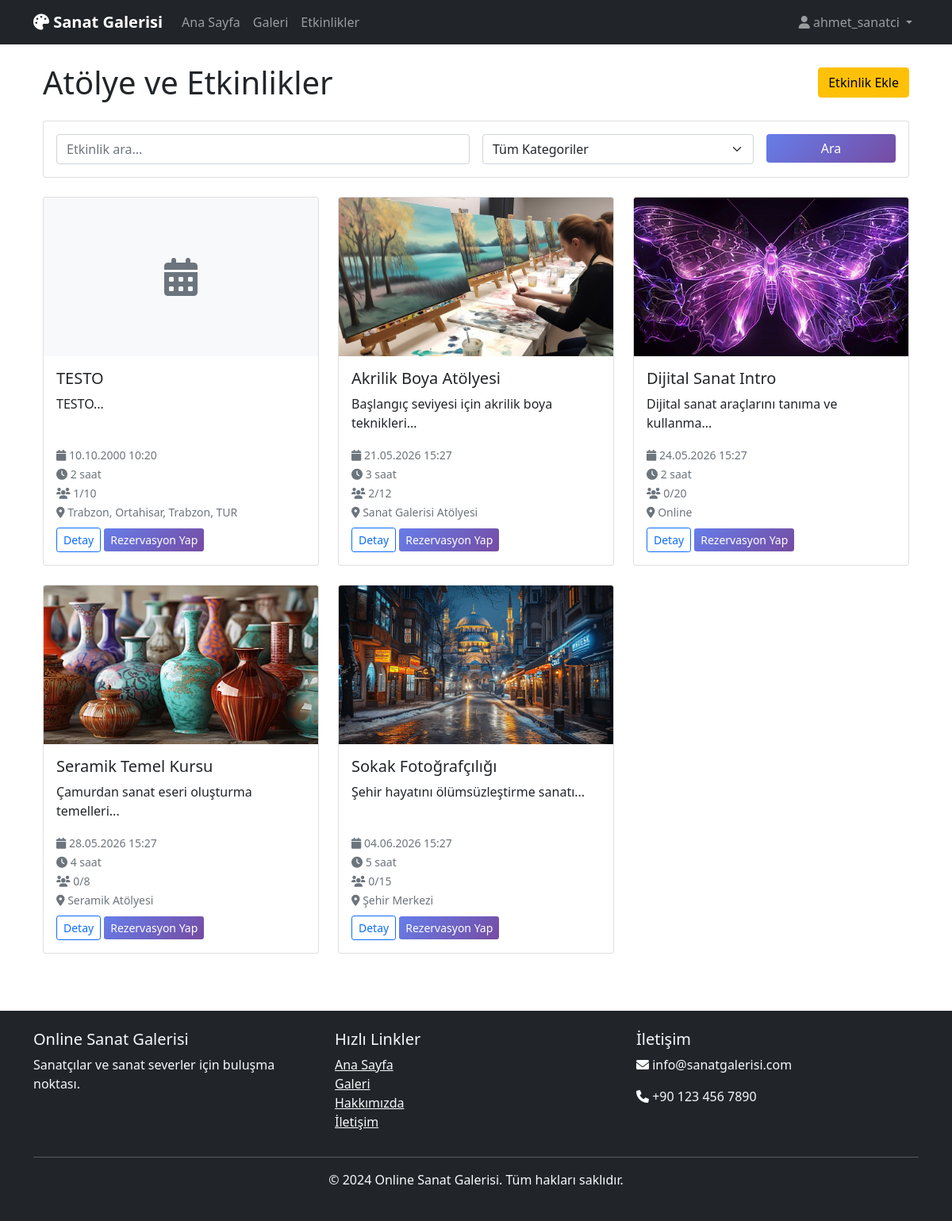
Screenshot of /events (signed in) with the database file from the repository.
### backend/app.py (models this page shows, shortened)
class User(UserMixin, db.Model):
    __tablename__ = 'users'
    id = db.Column(db.Integer, primary_key=True)
    username = db.Column(db.String(80), unique=True, nullable=False)
    email = db.Column(db.String(120), unique=True, nullable=False)
    password_hash = db.Column(db.String(255), nullable=False)
    user_type = db.Column(db.String(20), default='collector')  # artist, collector, admin
    profile_image = db.Column(db.String(255))
    bio = db.Column(db.Text)
    created_at = db.Column(db.DateTime, default=datetime.utcnow)
    updated_at = db.Column(db.DateTime, default=datetime.utcnow, onupdate=datetime.utcnow)
    artworks = db.relationship('Artwork', backref='artist', lazy=True)
    orders = db.relationship('Order', backref='user', lazy=True)

class Event(db.Model):
    __tablename__ = 'events'
    id = db.Column(db.Integer, primary_key=True)
    title = db.Column(db.String(200), nullable=False)
    description = db.Column(db.Text, nullable=False)
    image_url = db.Column(db.String(255))
    instructor_id = db.Column(db.Integer, db.ForeignKey('users.id'), nullable=False)
    category_id = db.Column(db.Integer, db.ForeignKey('categories.id'), nullable=False)
    event_date = db.Column(db.DateTime, nullable=False)
    duration_hours = db.Column(db.Integer, default=2)
    max_participants = db.Column(db.Integer, nullable=False)
    current_participants = db.Column(db.Integer, default=0)
    price = db.Column(db.Integer, nullable=False)
    location = db.Column(db.String(255))
    status = db.Column(db.String(20), default='active')  # active, cancelled, completed
    created_at = db.Column(db.DateTime, default=datetime.utcnow)
    updated_at = db.Column(db.DateTime, default=datetime.utcnow, onupdate=datetime.utcnow)
    instructor = db.relationship('User', backref='instructed_events')
    category = db.relationship('Category', backref='events')
    reservations = db.relationship('Reservation', backref='event', lazy=True)
    comments = db.relationship('EventComment', backref='event', lazy=True)

### backend/app.py (the view, shortened to what this page needs)
@app.route('/events')
def events():
    page = request.args.get('page', 1, type=int)
    category_id = request.args.get('category', type=int)
    search = request.args.get('search', '')
    query = Event.query.filter_by(status='active')
    if category_id:
        query = query.filter_by(category_id=category_id)
    events = query.order_by(Event.event_date.asc()).paginate(
        page=page, per_page=12, error_out=False
    )
    categories = Category.query.all()
    return render_template('events.html', events=events, categories=categories,
                         selected_category=category_id, search=search)

### backend/app.py (called while the page is built)
@login_manager.user_loader
def load_user(user_id):
    return User.query.get(int(user_id))

### frontend/templates/events.html (shortened to what this page needs)
{% extends "base.html" %}
{% block content %}
<div class="container mt-4">
    <div class="row">
        <div class="col-12">
            <div class="d-flex justify-content-between align-items-center mb-4">
                <h1 class="mb-0">Atölye ve Etkinlikler</h1>
                {% if current_user.is_authenticated and current_user.user_type == 'artist' %}
                <a href="{{ url_for('add_event') }}" class="btn btn-warning">Etkinlik Ekle</a>
                {% endif %}
            </div>
            <div class="card mb-4">
                <div class="card-body">
                    <form method="GET" class="row g-3">
                        <div class="col-md-6">
                            <input type="text" name="search" class="form-control"
                                   placeholder="Etkinlik ara..." value="{{ search }}">
                        </div>
                        <div class="col-md-4">
                            <select name="category" class="form-select">
                                <option value="">Tüm Kategoriler</option>
                            </select>
                        </div>
                        <div class="col-md-2">
                            <button type="submit" class="btn btn-primary w-100">Ara</button>
                        </div>
                    </form>
                </div>
            </div>
            <div class="row">
                {% for event in events.items %}
                <div class="col-lg-4 col-md-6 mb-4">
                    <div class="card h-100">
                        {% if event.image_url %}
                        <img src="{{ url_for('static', filename='images/workshops/' + event.image_url) }}"
                             class="card-img-top" alt="{{ event.title }}" style="height: 200px; object-fit: cover;">
                        {% else %}
                        <div class="card-img-top bg-light d-flex align-items-center justify-content-center"
                             style="height: 200px;">
                            <i class="fas fa-calendar-alt fa-3x text-muted"></i>
                        </div>
                        {% endif %}
                        <div class="card-body d-flex flex-column">
                            <h5 class="card-title">{{ event.title }}</h5>
                            <p class="card-text">{{ event.description[:100] }}...</p>
                            <div class="mt-auto">
                                <div class="mb-2">
                                    <small class="text-muted">
                                        <i class="fas fa-calendar"></i> {{ event.event_date.strftime('%d.%m.%Y %H:%M') }}
                                    </small><br>
                                    <small class="text-muted">
                                        <i class="fas fa-clock"></i> {{ event.duration_hours }} saat
                                    </small><br>
                                    <small class="text-muted">
                                        <i class="fas fa-users"></i> {{ event.current_participants }}/{{ event.max_participants }}
                                    </small><br>
                                    <small class="text-muted">
                                        <i class="fas fa-map-marker-alt"></i> {{ event.location }}
                                    </small>
                                </div>
                                <div class="d-flex justify-content-between align-items-center">
                                    <div>
                                        <a href="{{ url_for('event_detail', id=event.id) }}"
                                           class="btn btn-outline-primary btn-sm">Detay</a>
                                        {% if current_user.is_authenticated %}
                                        <a href="{{ url_for('reserve_event', event_id=event.id) }}"
                                           class="btn btn-primary btn-sm">Rezervasyon Yap</a>
                                        {% endif %}
                                    </div>
                                </div>
                            </div>
                        </div>
                    </div>
                </div>
                {% endfor %}
            </div>
        </div>
    </div>
</div>
{% endblock %}

### frontend/templates/base.html (shortened to what this page needs)
<!DOCTYPE html>
<html lang="tr">
<head>
    <link href="https://cdn.jsdelivr.net/npm/bootstrap@5.1.3/dist/css/bootstrap.min.css" rel="stylesheet">
    <link href="https://cdnjs.cloudflare.com/ajax/libs/font-awesome/6.0.0/css/all.min.css" rel="stylesheet">
    <link href="{{ url_for('static', filename='css/style.css') }}" rel="stylesheet">
</head>
<body>
    <nav class="navbar navbar-expand-lg navbar-dark bg-dark">
        <div class="container">
            <a class="navbar-brand" href="{{ url_for('index') }}">
                <i class="fas fa-palette"></i> Sanat Galerisi
            </a>
            <div class="collapse navbar-collapse" id="navbarNav">
                <ul class="navbar-nav me-auto">
                    <li class="nav-item">
                        <a class="nav-link" href="{{ url_for('index') }}">Ana Sayfa</a>
                    </li>
                    <li class="nav-item">
                        <a class="nav-link" href="{{ url_for('gallery') }}">Galeri</a>
                    </li>
                    <li class="nav-item">
                        <a class="nav-link" href="{{ url_for('events') }}">Etkinlikler</a>
                    </li>
                </ul>
                <ul class="navbar-nav">
                    {% if current_user.is_authenticated %}
                        <li class="nav-item dropdown">
                            <a class="nav-link dropdown-toggle" href="#" id="navbarDropdown" role="button" data-bs-toggle="dropdown">
                                <i class="fas fa-user"></i> {{ current_user.username }}
                            </a>
                        </li>
                    {% endif %}
                </ul>
            </div>
        </div>
    </nav>
    <main class="container mt-4">
        {% block content %}{% endblock %}
    </main>
    <footer class="bg-dark text-light mt-5 py-4">
        <div class="container">
            <div class="row">
                <div class="col-md-4">
                    <h5>Online Sanat Galerisi</h5>
                    <p>Sanatçılar ve sanat severler için buluşma noktası.</p>
                </div>
                <div class="col-md-4">
                    <h5>Hızlı Linkler</h5>
                    <ul class="list-unstyled">
                        <li><a href="{{ url_for('index') }}" class="text-light">Ana Sayfa</a></li>
                        <li><a href="{{ url_for('gallery') }}" class="text-light">Galeri</a></li>
                        <li><a href="#" class="text-light">Hakkımızda</a></li>
                        <li><a href="#" class="text-light">İletişim</a></li>
                    </ul>
                </div>
                <div class="col-md-4">
                    <h5>İletişim</h5>
                    <p><i class="fas fa-envelope"></i> info@sanatgalerisi.com</p>
                    <p><i class="fas fa-phone"></i> +90 123 456 7890</p>
                </div>
            </div>
            <hr class="bg-light">
            <div class="text-center">
                <p>&copy; 2024 Online Sanat Galerisi. Tüm hakları saklıdır.</p>
            </div>
        </div>
    </footer>
</body>
</html>

### frontend/static/css/style.css (style rules this page uses)
.card { transition: transform 0.2s ease-in-out, box-shadow 0.2s ease-in-out; }
.navbar-brand { font-weight: bold; }
.btn-primary { background: linear-gradient(135deg, #667eea 0%, #764ba2 100%); border: none; }
.navbar-dark .navbar-nav .nav-link { transition: color 0.3s ease; }
footer { margin-top: auto; }
html { scroll-behavior: smooth; }

### rows the page displays
User: username "ahmet_sanatci"
Event: title "TESTO", description "TESTO", event_date "10.10.2000 10:20", duration_hours "2", current_participants "1", max_participants "10", location "Trabzon, Ortahisar, Trabzon, TUR"
Event: image_url (picture), title "Akrilik Boya Atölyesi", description "Başlangıç seviyesi için akrilik boya teknikleri", event_date "21.05.2026 15:27", duration_hours "3", current_participants "2", max_participants "12", location "Sanat Galerisi Atölyesi"
Event: image_url (picture), title "Dijital Sanat Intro", description "Dijital sanat araçlarını tanıma ve kullanma", event_date "24.05.2026 15:27", duration_hours "2", current_participants "0", max_participants "20", location "Online"
Event: image_url (picture), title "Seramik Temel Kursu", description "Çamurdan sanat eseri oluşturma temelleri", event_date "28.05.2026 15:27", duration_hours "4", current_participants "0", max_participants "8", location "Seramik Atölyesi"
Event: image_url (picture), title "Sokak Fotoğrafçılığı", description "Şehir hayatını ölümsüzleştirme sanatı", event_date "04.06.2026 15:27", duration_hours "5", current_participants "0", max_participants "15", location "Şehir Merkezi"
